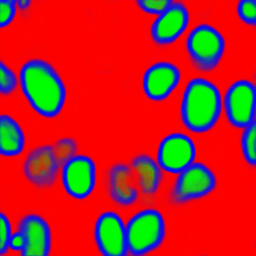
#> input picture ContourEvalXport/SmallEval/Classes/107_crop.png, 256 x 256 px; the run also reads 1 picture not shown here
$ python evaluate_new_method.py --output_file out.png
#> lines starting #> are read from the running program, lines starting #| are printed output that depends on the picture; after the words box and inside, x2 and y2 are one past the last pixel; in counts of white or black regions, pixels touching at a corner belong together
### ContourEvalXport/show_eval.py
""" Given a root directory containing images, annotations, and output class probabilities, this
program evaluates performance for a particular target image. """

import numpy as np
import skimage.io
import skimage.morphology
import skimage.segmentation
from prettytable import PrettyTable

import shared_resources as shres
import predictors as pred


def evaluate_jaccard_score(resources):
    ground_truth_path = resources.annot_file
    ground_truth = skimage.io.imread(ground_truth_path)
#> ground_truth: shape (256, 256) uint16; min 0, max 22, mean 2.4

    if len(ground_truth.shape) == 3:
        ground_truth = ground_truth[:, :, 0]

    ground_truth = skimage.morphology.label(ground_truth)
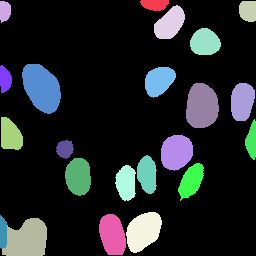
#> ground_truth: shape (256, 256) int64; 24 distinct labels, from 0 to 23; one colour per label, 0 black
    prediction = pred.Predictor(resources).predict()

    ground_truth = skimage.segmentation.relabel_sequential(ground_truth)[0]
    prediction = skimage.segmentation.relabel_sequential(prediction)[0]

    iou_array = intersection_over_union(ground_truth, prediction)

    if iou_array.shape[0] > 0:
        jaccard = np.amax(iou_array, axis=0).mean()
    else:
        jaccard = 0.0

    print("-------------------------------------------------------")
    print("Jaccard index: {}".format(round(jaccard, 4)))
    print("-------------------------------------------------------")

    return jaccard


# [30 lines left out: function evaluate_object_scores, not called in this run]


def intersection_over_union(ground_truth, prediction):
    """ Computes the IoU metric given two images; the ground truth and the predicted image.
    Returns: A numpy array of size MxN where M is the number of nuclei in the ground truth and N the number
    of nuclei in the predicted image. The values of the array represent IoU values on a per object basis.
    """

    # Count objects
    true_objects = len(np.unique(ground_truth))
    pred_objects = len(np.unique(prediction))

    # Compute intersection
    h = np.histogram2d(ground_truth.flatten(), prediction.flatten(), bins=(true_objects, pred_objects))
    intersection = h[0]

    # Area of objects
    area_true = np.histogram(ground_truth, bins=true_objects)[0]
    area_pred = np.histogram(prediction, bins=pred_objects)[0]

    # Calculate union
    area_true = np.expand_dims(area_true, -1)
    area_pred = np.expand_dims(area_pred, 0)
    union = area_true + area_pred - intersection

    # Exclude background from the analysis
    intersection = intersection[1:, 1:]
    union = union[1:, 1:]

    # Compute Intersection over Union
    union[union == 0] = 1e-9
    iou_array = intersection / union

    return iou_array


# [16 lines left out: function measures_at, not called in this run]


# [5 lines that do not run on import are left out]

### ContourEvalXport/predictors.py
""" Defines a plug-in module to add predictors. Each predictor has a name that should be added to
    the options dictionary. This dictionary links the name with the predictor function name.

    The predictor function can be added also in this module (see the baseline predictor as example)

    The predictor function takes a class image as an input and outputs a labeled image as the output

"""
import numpy as np
import skimage.io
import skimage.morphology
import random


class Predictor:
    """ Provides access to any number of predictor functions using a factory method """

    def __init__(self, resources):
        self.resources = resources

        # Add predictor names to this structure and add predictor code to the bottom of the file
        self.options = {
            "baseline": baseline_predictor,
            "pixel": pixel_method
        }

    def predict(self):
        # Check if the user-entered predictor is one of the defined options
        if self.resources.predictor not in self.options.keys():
            raise ValueError(self.resources.predictor)

        # Invoke the selected predictor with the class file (path) as its argument
        if self.resources.predictor == 'pixel':
            return self.options[self.resources.predictor](self.resources.class_file, borders = self.resources.borders,
                                                   connectivity=self.resources.connectivity, passes=self.resources.passes)
        else:
            return self.options[self.resources.predictor](self.resources.class_file)


# [24 lines left out: function baseline_predictor, not called in this run]


def pixel_method(class_image_path, borders=0, connectivity=0, passes=None):
    # Class image has 3 planes for background, interior, and boundaries. Each plan show the
    # probability that the pixel belongs to the class
#> called with class_image_path = 'SmallEval/Classes/107_crop.png', borders = 0, connectivity = 0, passes = 0
    class_image_data = skimage.io.imread(class_image_path)
#> class_image_data is the input picture: shape (256, 256, 3); mean R, G, B 177.3, 38.5, 39.2

    # Each pixel in 'pred' gets the plane index (0, 1, of 2) for which the plane value (prob) is max
    # Hence, pred is an image whose pixels have values 0 (background), 1 (interior) or 2 (boundary)
    pred = np.argmax(class_image_data, -1)
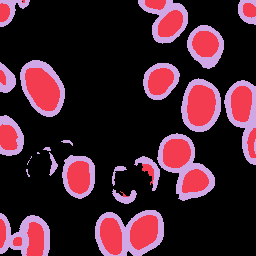
#> pred: shape (256, 256) int64; 3 distinct labels, from 0 to 2; one colour per label, 0 black

    cell_min_size = 25
    cell_label = 1  # This value corresponds to the interior class

    # 'cell' is an image that contains only interior
    cell = (pred == cell_label)
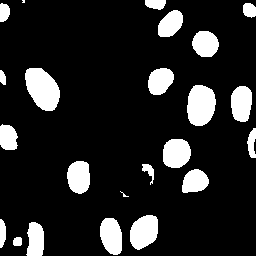
#> cell: shape (256, 256) bool; 14.4% white; 23 white regions (2 under 20 px), largest, box (x1, y1, x2, y2) and area: (25, 68, 60, 111) 1078, (187, 85, 216, 126) 955, (130, 215, 158, 250) 754

    # Remove small holes and small objects from 'cell'
    cell = skimage.morphology.remove_small_holes(cell, area_threshold=cell_min_size)
    cell = skimage.morphology.remove_small_objects(cell, min_size=cell_min_size)

    # Convert the 'cell' image into an image that contains labels (one label for each segmented nucleus)
    [interior, _] = skimage.morphology.label(cell, return_num=True, background=0)
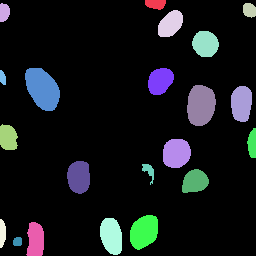
#> interior: shape (256, 256) int32; 22 distinct labels, from 0 to 21; one colour per label, 0 black
    interior[np.where(interior != 0)] += 1
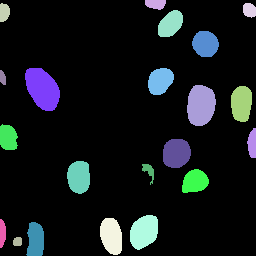
#> interior: shape (256, 256) int32; 22 distinct labels, from 0 to 22; one colour per label, 0 black
    boundary = (pred == 2)
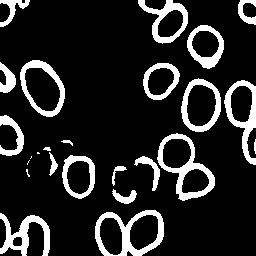
#> boundary: shape (256, 256) bool; 15.1% white; 25 white regions (4 under 20 px), largest, box (x1, y1, x2, y2) and area: (95, 210, 164, 256) 1152, (157, 133, 215, 201) 1086, (0, 213, 50, 256) 903
    final = interior.copy()
    flag = True
    counter = 0
    while flag:
        counter += 1
        if passes is not None:
            if counter == passes + 1:
                break
        changes = np.zeros((256, 256))
        flag = False
        # goes through every pixel in image
        for y in range(0, 256):
            for x in range(0, 256):
                # only processes contour pixels
                if boundary[y][x]:
                    # stores different labels in neighborhood
                    labels = set()
                    # determines type of connectivity to use
                    if connectivity:
                        neighbors = neighbors_edges(y, x)
                    else:
                        neighbors = neighbors_vertices(y, x)
                    # adds each label to labels set
                    for pixel in neighbors_vertices(y, x):
                        if final[pixel] > 0:
                            flag = True
                            labels.add(final[pixel])
                    # if pixel neighbor does not have any labeled image regions, continue to next pixel
                    if not labels:
                        continue
                    # make sure we do not process this pixel again
                    boundary[y, x] = False
                    labels = list(labels)
                    # determines whether to separate borders
                    if len(labels) > 1:
                        if borders:
                            # picks a random label from the list of labels
                            changes[y, x] = labels[random.randint(0, len(labels) - 1)]
                        else:
                            changes[y, x] = 0
                    else:
                        changes[y, x] = labels[0]
        # changed pixels are stored in a temporary array
        # at the end of each pass, the we update the final image with the changes
        mask = (changes > 0)
        final[mask] = changes[mask]
#> after the loop, counter = 1

    return final


# [28 lines left out: functions neighbors_vertices, neighbors_edges, not called in this run]

### ContourEvalXport/shared_resources.py
""" Resources shared by other scripts in this package"""

import os
import argparse
import skimage.morphology
import skimage.io
import numpy as np

CLASS_DIR_NAME = "Classes"
ANNOT_DIR_NAME = "Annotations"
IMAGES_DIR_NAME = "Images"
DEFAULT_PREDICTOR = "baseline"


class Resources:
    """ Stores directory, file locations (paths) and other resources necessary to run contour evaluations. """
    def __init__(self, root_dir, image_index=None, predictor_name='baseline', borders=0, connectivity=0, passes=None):
        # Directory locations
        self.root_dir = root_dir
        self.class_dir = os.path.join(self.root_dir, CLASS_DIR_NAME)
        self.annot_dir = os.path.join(self.root_dir, ANNOT_DIR_NAME)
        self.images_dir = os.path.join(self.root_dir, IMAGES_DIR_NAME)
        # File locations
        self.image_name = None
        self.image_file = None
        self.class_file = None
        self.annot_file = None

        # Additional info
        self.index = image_index
        self.predictor = predictor_name
        self.borders = borders
        self.connectivity = connectivity
        self.passes = passes

        assert os.path.isdir(self.root_dir), "Unable to find {}".format(self.root_dir)
        assert os.path.isdir(self.class_dir), "Unable to find {}".format(self.class_dir)
        assert os.path.isdir(self.annot_dir), "Unable to find {}".format(self.annot_dir)

        if image_index is not None:
            self.image_name = "{}_crop.png".format(image_index)

            self.image_file = os.path.join(self.images_dir, self.image_name)
            self.class_file = os.path.join(self.class_dir, self.image_name)
            self.annot_file = os.path.join(self.annot_dir, self.image_name)

            assert os.path.isfile(self.image_file), "Unable to find image at {}".format(self.image_file)
            assert os.path.isfile(self.class_file), "Unable to find class image at {}".format(self.class_file)
            assert os.path.isfile(self.annot_file), "Unable to find annotation image at {}".format(self.annot_file)


# [35 lines left out: function parse_arguments, not called in this run]

### ContourEvalXport/evaluate_new_method.py
import os
import argparse
import pandas as pd
import shared_resources as shres
import show_eval as eval


def parse_arguments():
    describe = "finds predictor method to compare to the baseline and output file for table"
    parser = argparse.ArgumentParser(description=describe)
    required = parser.add_argument_group("required arguments")

    help_r = "root directory containing images, classes, and annotations"
    required.add_argument("-r", "--root_dir", help=help_r, type=str, required=False, default="SmallEval")
    help_p = "prediction method to compare"
    required.add_argument("-p", "--predictor", help=help_p, type=str, required=False, default="pixel")

    help_o = "output file for table"
    required.add_argument("-o", "--output_file", help=help_o, type=str, required=True)
    args = parser.parse_args()
    return {"root_dir": args.root_dir,
            "predictor": args.predictor,
            "output_file": args.output_file}


# [33 lines left out: function compare_to_baseline, not called in this run]


def evaluate_passes(user_options):
    jaccard_info = pd.DataFrame(columns=['107', '108', '109', '110', '209',
                                         '296', '297', '307', '323', '324', '568', '578', '651', '713'],
                                copy=True)
    jaccard_info.index.name = "# Passes"
    class_dir_path = os.path.join(user_options["root_dir"], 'Classes')
    for num_passes in range(0, 11):
        scores = {}
        for image in os.listdir(class_dir_path):
            id = image[:3]
            resources = shres.Resources('SmallEval', image_index=id, predictor_name='pixel', passes=num_passes)
            jaccard_score = eval.evaluate_jaccard_score(resources)
#> in intersection_over_union, `true_objects = len(np.unique(ground_truth))`: true_objects = 24
#> in intersection_over_union, `pred_objects = len(np.unique(prediction))`: pred_objects = 22
#> in intersection_over_union, `area_true = np.histogram(ground_truth, bins=true_objects)[0]`: area_true = 24 values, max 51135 at index 0, min 1 at index 23, mean 2730.7
#> in intersection_over_union, `area_pred = np.histogram(prediction, bins=pred_objects)[0]`: area_pred = 22 values, max 56113 at index 0, min 71 at index 8, mean 2978.9
#> in intersection_over_union, `iou_array = intersection / union`:
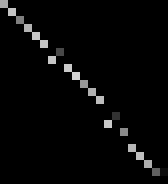
#> iou_array: shape (23, 21) float64 (shown 8 times larger); min 0, max 0.823, mean 0.027
#> in evaluate_jaccard_score, `jaccard = np.amax(iou_array, axis=0).mean()`: jaccard = 0.62
#| Jaccard index: 0.6202
#> jaccard_score = 0.62
            scores[id] = jaccard_score
#> (the run stopped early here; a loop or call above may not have finished)
